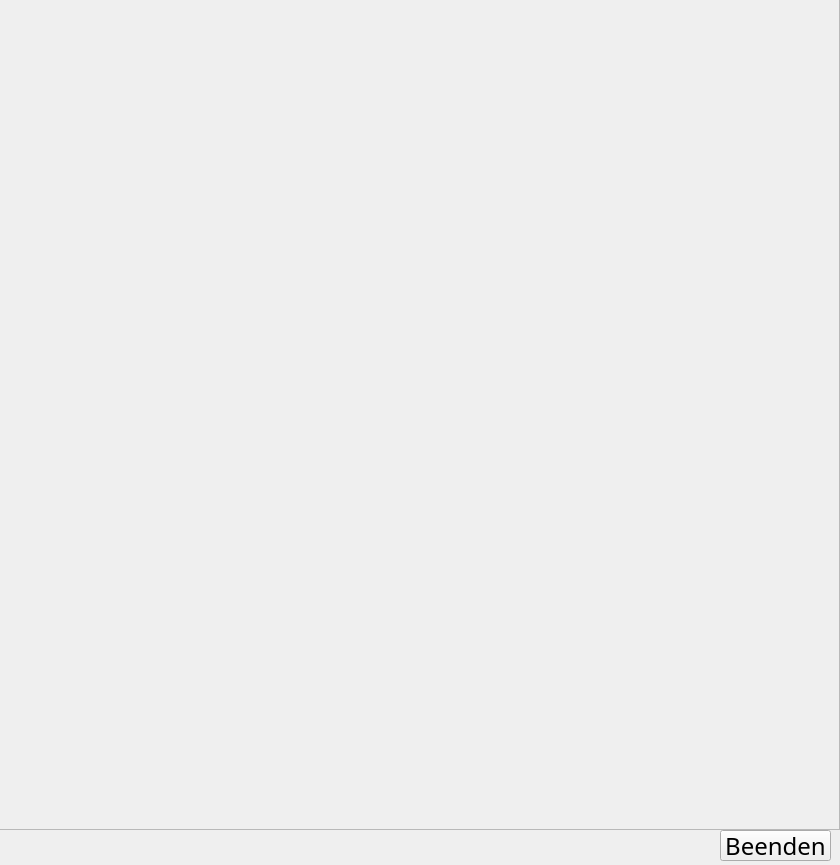
<?xml version="1.0" encoding="UTF-8"?>
<ui version="4.0">
 <class>rulesWindow</class>
 <widget class="QWidget" name="rulesWindow">
  <property name="geometry">
   <rect>
    <x>0</x>
    <y>0</y>
    <width>840</width>
    <height>865</height>
   </rect>
  </property>
  <property name="minimumSize">
   <size>
    <width>840</width>
    <height>865</height>
   </size>
  </property>
  <property name="windowTitle">
   <string>Regeln</string>
  </property>
  <widget class="QScrollArea" name="scrollArea">
   <property name="geometry">
    <rect>
     <x>-1</x>
     <y>-1</y>
     <width>841</width>
     <height>831</height>
    </rect>
   </property>
   <property name="minimumSize">
    <size>
     <width>841</width>
     <height>831</height>
    </size>
   </property>
   <property name="widgetResizable">
    <bool>true</bool>
   </property>
   <widget class="QWidget" name="scrollAreaWidgetContents">
    <property name="geometry">
     <rect>
      <x>0</x>
      <y>0</y>
      <width>839</width>
      <height>829</height>
     </rect>
    </property>
    <widget class="QWidget" name="verticalLayoutWidget">
     <property name="geometry">
      <rect>
       <x>-1</x>
       <y>-1</y>
       <width>841</width>
       <height>2399</height>
      </rect>
     </property>
     <layout class="QVBoxLayout" name="lregel">
      <item>
       <widget class="QLabel" name="label_2">
        <property name="minimumSize">
         <size>
          <width>839</width>
          <height>795</height>
         </size>
        </property>
        <property name="text">
         <string/>
        </property>
        <property name="pixmap">
         <pixmap resource="Images.qrc">:/rulesImages/Spielanleitung_Qwirkle_1.PNG</pixmap>
        </property>
       </widget>
      </item>
      <item>
       <widget class="QLabel" name="label_3">
        <property name="minimumSize">
         <size>
          <width>839</width>
          <height>795</height>
         </size>
        </property>
        <property name="text">
         <string/>
        </property>
        <property name="pixmap">
         <pixmap resource="Images.qrc">:/rulesImages/Spielanleitung_Qwirkle_2.PNG</pixmap>
        </property>
       </widget>
      </item>
      <item>
       <widget class="QLabel" name="label">
        <property name="minimumSize">
         <size>
          <width>839</width>
          <height>795</height>
         </size>
        </property>
        <property name="text">
         <string/>
        </property>
        <property name="pixmap">
         <pixmap resource="Images.qrc">:/rulesImages/Spielanleitung_Qwirkle_3.PNG</pixmap>
        </property>
       </widget>
      </item>
     </layout>
    </widget>
   </widget>
  </widget>
  <widget class="QPushButton" name="pushButton">
   <property name="geometry">
    <rect>
     <x>720</x>
     <y>830</y>
     <width>111</width>
     <height>31</height>
    </rect>
   </property>
   <property name="font">
    <font>
     <family>Candara Light</family>
     <pointsize>18</pointsize>
    </font>
   </property>
   <property name="text">
    <string>Beenden</string>
   </property>
  </widget>
 </widget>
 <resources>
  <include location="Images.qrc"/>
 </resources>
 <connections/>
</ui>
